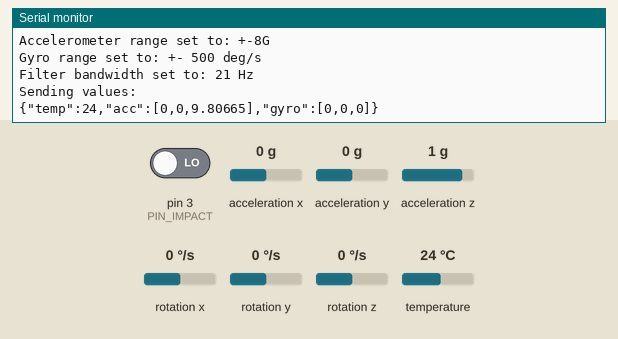
This sketch was run on a simulated Arduino Uno, built with avr-gcc and run on an emulated ATmega328P. Parts: the last lines printed to the serial monitor. The test bench sets the inputs (shaded band); at power-on: pin 3 (PIN_IMPACT) LOW, acceleration x 0 g, acceleration y 0 g, acceleration z 1 g, rotation x 0 °/s, rotation y 0 °/s, rotation z 0 °/s, temperature 24 °C.

Above: at 1.3 s.
1.4 s: pin 3 (PIN_IMPACT) driven HIGH
At 1.64 s:
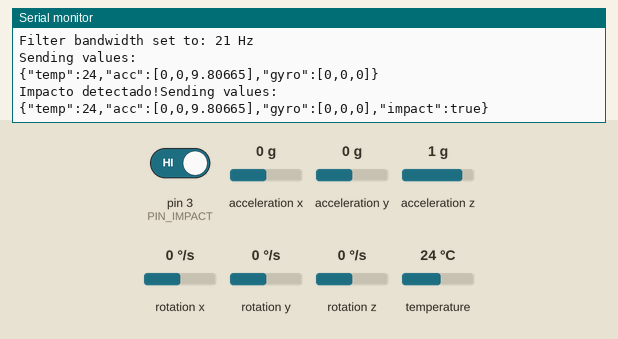
2.9 s: acceleration x set to -1.4 g
At 2.95 s:
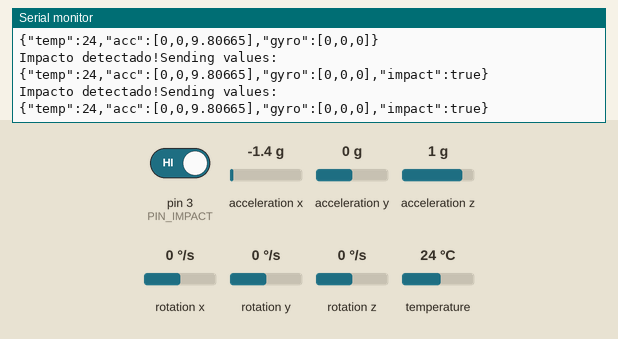
7.0 s: acceleration y set to -1.4 g
At 7.6 s:
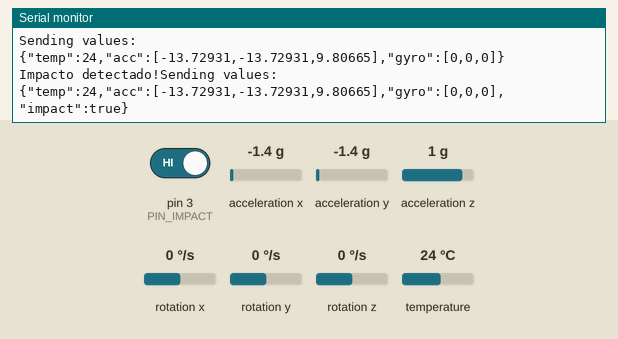
11.1 s: acceleration z set to -1.4 g
At 11.69 s:
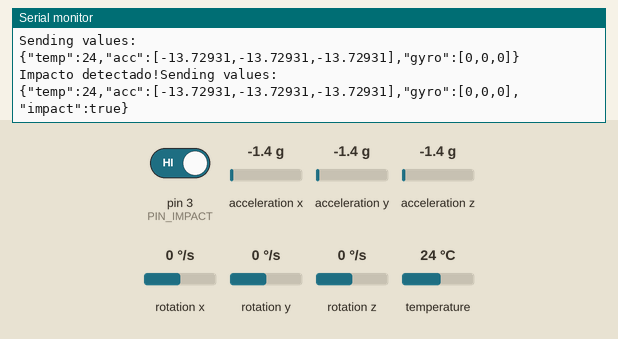
15.2 s: acceleration x set to -0.8 g
At 15.8 s:
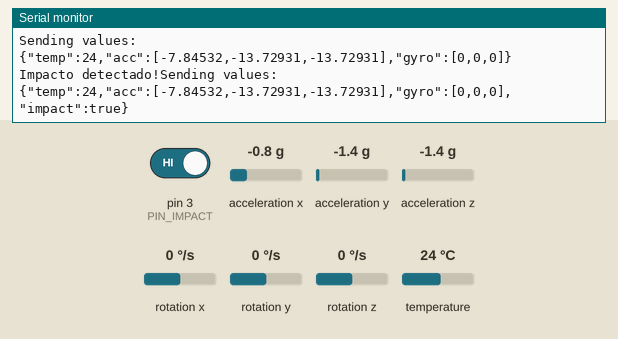
Timing chart, 0 to 18.2 s (numbered marks = the images above; inputs shaded):
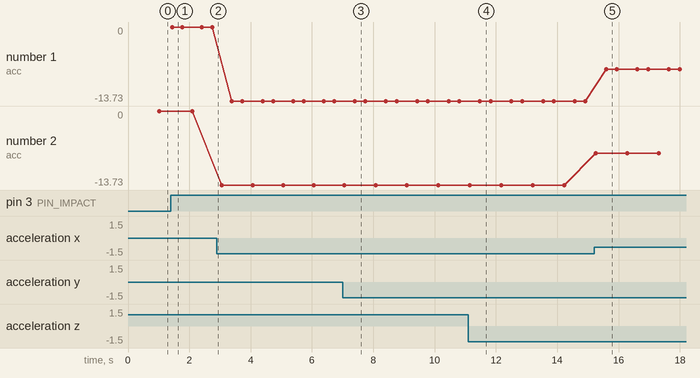

The sketch:

kartrac-arduino-v0.4.ino
```cpp
#include <Adafruit_MPU6050.h>
#include <Adafruit_Sensor.h>
#include <Wire.h>
#include <ArduinoJson.h>

// Accelerometer
Adafruit_MPU6050 mpu;
#define INTERVAL_SEND_VALUES 1000
unsigned long time = 0;

// Impact sensor
const int PIN_IMPACT = 3;

void setup() {
  Serial.begin(9600);
  init_giroscope();
  pinMode(PIN_IMPACT, INPUT);
}

void loop() {

  int impactoRaw = digitalRead(PIN_IMPACT);
  if (impactoRaw == HIGH) {
    Serial.print("Impacto detectado!");
    sendValues(true);
  }

  if (millis() >= time + INTERVAL_SEND_VALUES) {
    time += INTERVAL_SEND_VALUES;
    sendValues(false);
  }


}

void sendValues(bool impact){
  /* Get new sensor events with the readings */
  sensors_event_t a, g, temp;
  mpu.getEvent(&a, &g, &temp);

  // Make json
  DynamicJsonDocument doc(200);
  doc["temp"] = temp.temperature;

  JsonArray acceleration = doc.createNestedArray("acc");
  acceleration.add(a.acceleration.x);
  acceleration.add(a.acceleration.y);
  acceleration.add(a.acceleration.z);

  JsonArray gyro = doc.createNestedArray("gyro");
  gyro.add(g.gyro.x);
  gyro.add(g.gyro.y);
  gyro.add(g.gyro.z);

  if(impact == true){
    doc["impact"] = true;
  }

  Serial.println("Sending values:");
  serializeJson(doc, Serial);
  Serial.println();

  /* Print out the values */
  // Serial.print("Acceleration X: ");
  // Serial.print(a.acceleration.x);
  // Serial.print(", Y: ");
  // Serial.print(a.acceleration.y);
  // Serial.print(", Z: ");
  // Serial.print(a.acceleration.z);
  // Serial.println(" m/s^2");

  // Serial.print("Rotation X: ");
  // Serial.print(g.gyro.x);
  // Serial.print(", Y: ");
  // Serial.print(g.gyro.y);
  // Serial.print(", Z: ");
  // Serial.print(g.gyro.z);
  // Serial.println(" rad/s");

  // Serial.print("Temperature: ");
  // Serial.print(temp.temperature);
  // Serial.println(" degC");


  delay(300);
}

void init_giroscope(){
  Serial.println("Adafruit MPU6050 test!");

  // Try to initialize!
  if (!mpu.begin()) {
    Serial.println("Failed to find MPU6050 chip");
    while (1) {
      delay(10);
    }
  }
  Serial.println("MPU6050 Found!");

  mpu.setAccelerometerRange(MPU6050_RANGE_8_G);
  Serial.print("Accelerometer range set to: ");
  switch (mpu.getAccelerometerRange()) {
  case MPU6050_RANGE_2_G:
    Serial.println("+-2G");
    break;
  case MPU6050_RANGE_4_G:
    Serial.println("+-4G");
    break;
  case MPU6050_RANGE_8_G:
    Serial.println("+-8G");
    break;
  case MPU6050_RANGE_16_G:
    Serial.println("+-16G");
    break;
  }
  mpu.setGyroRange(MPU6050_RANGE_500_DEG);
  Serial.print("Gyro range set to: ");
  switch (mpu.getGyroRange()) {
  case MPU6050_RANGE_250_DEG:
    Serial.println("+- 250 deg/s");
    break;
  case MPU6050_RANGE_500_DEG:
    Serial.println("+- 500 deg/s");
    break;
  case MPU6050_RANGE_1000_DEG:
    Serial.println("+- 1000 deg/s");
    break;
  case MPU6050_RANGE_2000_DEG:
    Serial.println("+- 2000 deg/s");
    break;
  }

  mpu.setFilterBandwidth(MPU6050_BAND_21_HZ);
  Serial.print("Filter bandwidth set to: ");
  switch (mpu.getFilterBandwidth()) {
  case MPU6050_BAND_260_HZ:
    Serial.println("260 Hz");
    break;
  case MPU6050_BAND_184_HZ:
    Serial.println("184 Hz");
    break;
  case MPU6050_BAND_94_HZ:
    Serial.println("94 Hz");
    break;
  case MPU6050_BAND_44_HZ:
    Serial.println("44 Hz");
    break;
  case MPU6050_BAND_21_HZ:
    Serial.println("21 Hz");
    break;
  case MPU6050_BAND_10_HZ:
    Serial.println("10 Hz");
    break;
  case MPU6050_BAND_5_HZ:
    Serial.println("5 Hz");
    break;
  }

  Serial.println("");
  delay(100);
}
```

Measured:
- after the input at 1.4 s, the serial monitor: prints a new line at once (image 1)
- after the input at 7.0 s, the serial monitor: prints a new line after 0.05 s (image 3)
- after the input at 11.1 s, the serial monitor: prints a new line at once (image 4)
- after the input at 15.2 s, the serial monitor: prints a new line after 0.06 s (image 5)
- plotted number 1: 0 → -13.73 after the input at 2.9 s, -13.73 → -7.85 after the input at 15.2 s
- plotted number 2: 0 → -13.73 after the input at 2.9 s, -13.73 → -7.85 after the input at 15.2 s
